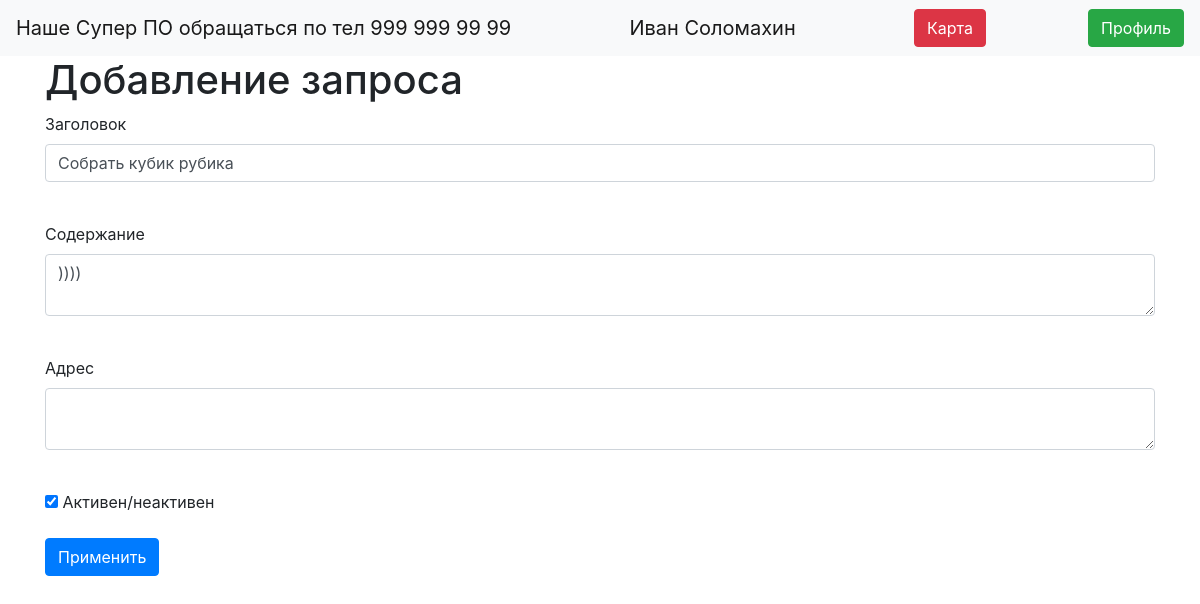
Page /request/4 (signed in) on the committed database.
### data/users.py (models this page shows, shortened)
class User(SqlAlchemyBase, UserMixin):
    __tablename__ = 'users'
    id = sqlalchemy.Column(sqlalchemy.Integer,
                           primary_key=True, autoincrement=True)
    surname = sqlalchemy.Column(sqlalchemy.String, nullable=True)
    name = sqlalchemy.Column(sqlalchemy.String, nullable=True)
    address = sqlalchemy.Column(sqlalchemy.JSON, nullable=True)
    telephone_number = sqlalchemy.Column(sqlalchemy.Integer, nullable=True)
    email = sqlalchemy.Column(sqlalchemy.String,
                              index=True, unique=True, nullable=True)
    about = sqlalchemy.Column(sqlalchemy.String, nullable=True)
    hashed_password = sqlalchemy.Column(sqlalchemy.String, nullable=True)

### data/requests.py (models this page shows)
class Request(SqlAlchemyBase):
    __tablename__ = 'requests'
    id = sqlalchemy.Column(sqlalchemy.Integer,
                           primary_key=True, autoincrement=True)
    name = sqlalchemy.Column(sqlalchemy.String, nullable=True)
    description = sqlalchemy.Column(sqlalchemy.String, nullable=True)
    address = sqlalchemy.Column(sqlalchemy.String, nullable=True)
    sender_id = sqlalchemy.Column(sqlalchemy.Integer, sqlalchemy.ForeignKey("users.id"))
    provider_id = sqlalchemy.Column(sqlalchemy.Integer, sqlalchemy.ForeignKey("users.id"))
    is_active = sqlalchemy.Column(sqlalchemy.Boolean, default=False)

### main.py (the view, shortened to what this page needs)
@app.route('/request/<int:id>', methods=['GET', 'POST'])
@login_required
def edit_request(id):
    form = RequestForm()
    if r.method == "GET":
        session = db_session.create_session()
        request = session.query(Request).filter(Request.id == id,
                                                Request.sender_id == current_user.id).first()
        if request:
            form.name.data = request.name
            form.description.data = request.description
            form.is_active.data = request.is_active
        else:
            abort(404)
    return render_template('request_edit.html', title='Редактирование новости', form=form)

### main.py
class RequestForm(FlaskForm):
    name = StringField('Заголовок', validators=[DataRequired()])
    description = TextAreaField("Содержание")
    address = TextAreaField("Адрес", validators=[DataRequired()])
    is_active = BooleanField("Активен/неактивен")
    submit = SubmitField('Применить')

### data/db_session.py (called while the page is built)
def create_session() -> Session:
    global __factory
    return __factory()

### main.py (called while the page is built)
@login_manager.user_loader
def load_user(user_id):
    session = db_session.create_session()
    return session.query(User).get(user_id)

### templates/request_edit.html (shortened to what this page needs)
{% extends "base.html" %}
{% block content %}
<h1>Добавление запроса</h1>
<form action="" method="post">
    <p>
        {{ form.name.label }}<br>
        {{ form.name(class="form-control") }}<br>
    </p>
    <p>
        {{ form.description.label }}<br>
        {{ form.description(class="form-control") }}<br>
    </p>
    <p>
        {{ form.address.label }}<br>
        {{ form.address(class="form-control") }}<br>
    </p>
    <p>{{ form.is_active() }} {{ form.is_active.label }}</p>
    <p>{{ form.submit(type="submit", class="btn btn-primary") }}</p>
</form>
{% endblock %}

### templates/base.html (shortened to what this page needs)
<!doctype html>
<html lang="en">
<head>
    <link rel="stylesheet"
          href="https://stackpath.bootstrapcdn.com/bootstrap/4.4.1/css/bootstrap.min.css"
>
</head>
<body>
<header>
    <nav class="navbar navbar-light bg-light">
        <a class="navbar-brand" href="#">Наше Супер ПО обращаться по тел 999 999 99 99</a>
        {% if current_user.is_authenticated %}
        <a class="navbar-brand" href="/logout">{{ current_user.name + " " + current_user.surname}}</a>
        <a class="btn btn-danger" href="/map">Карта</a>
        <a class="btn btn-success" href="/profile">Профиль</a>
        {% else %}
        <p>
        <a class="btn btn-primary " href="/register">Зарегистрироваться</a>
        <a class="btn btn-success" href="/login">Войти</a>
        </p>
{% endif %}
    </nav>
</header>
<main role="main" class="container">
    {% block content %}{% endblock %}
</main>
</body>
</html>

### rows in the picture
User: name+surname "Иван Соломахин"
Request: name "Собрать кубик рубика", description "))))", is_active "☑"
